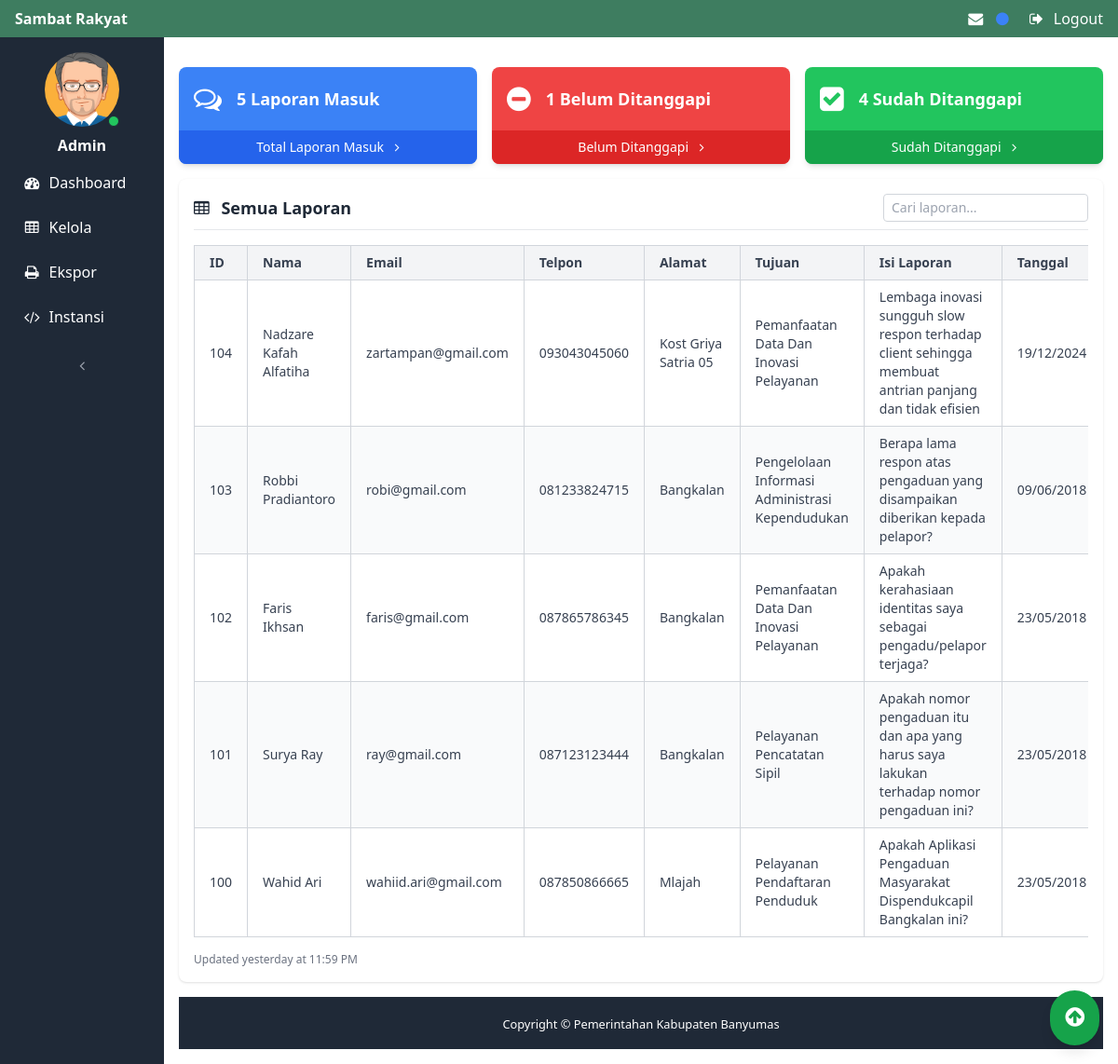
Page /admin/index.php on the earlier database version.
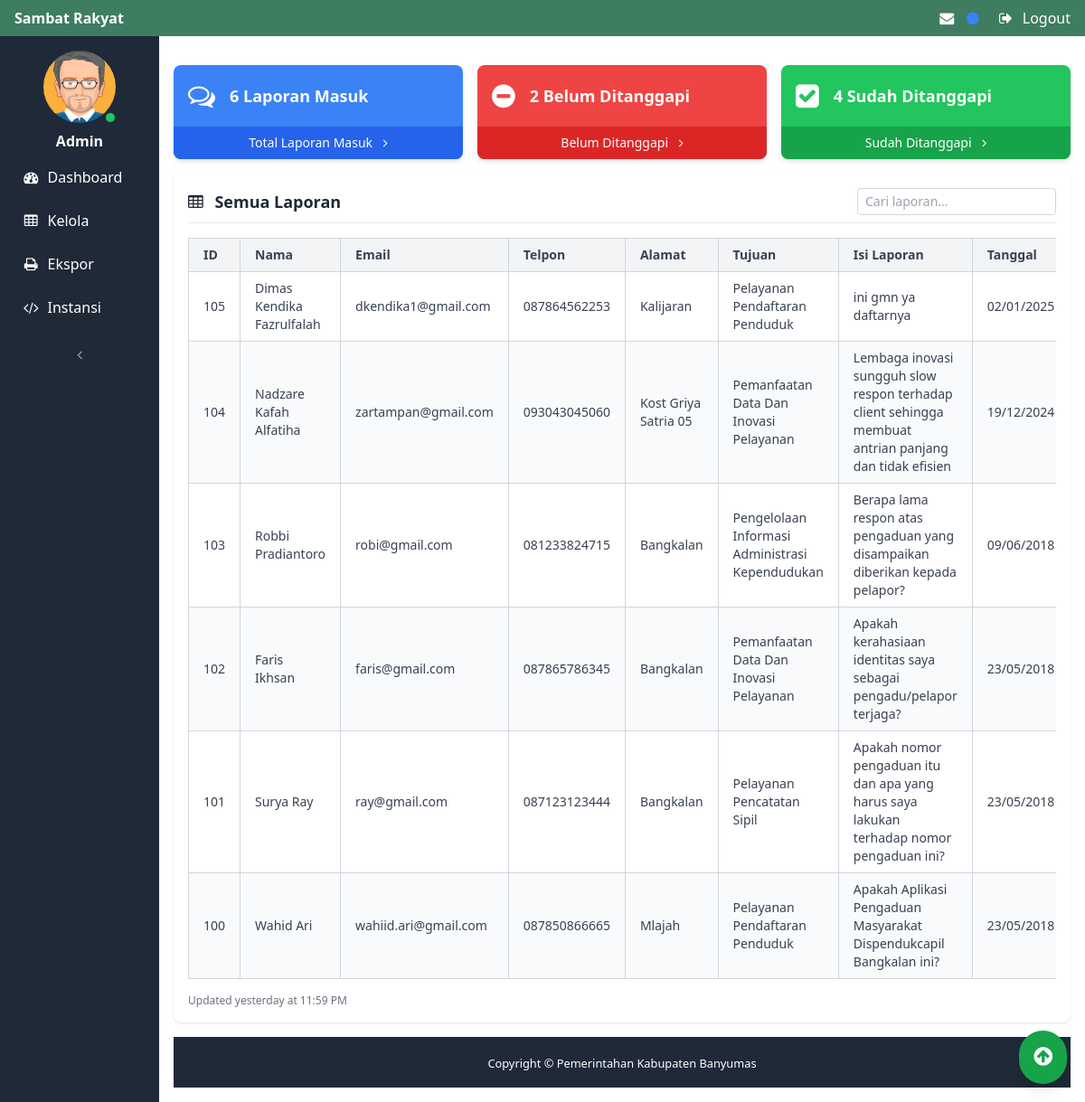
Same page on the later database version.
### tables this page shows
CREATE TABLE `laporan` (
  `id` int(11) NOT NULL,
  `nama` varchar(64) NOT NULL,
  `email` varchar(64) NOT NULL,
  `telpon` varchar(12) NOT NULL,
  `alamat` varchar(256) NOT NULL,
  `tujuan` int(11) NOT NULL,
  `isi` varchar(2048) NOT NULL,
  `tanggal` timestamp NOT NULL DEFAULT current_timestamp() ON UPDATE current_timestamp(),
  `status` varchar(12) NOT NULL,
  `upvotes` int(11) DEFAULT 0,
  `downvotes` int(11) DEFAULT 0
);

CREATE TABLE `divisi` (
  `id_divisi` int(11) NOT NULL,
  `nama_divisi` varchar(64) NOT NULL
);

### admin/index.php (the view, shortened to what this page needs)
<?php
    include '../koneksi.php';
    global $total_laporan_masuk, $total_laporan_menunggu, $total_laporan_ditanggapi;
        foreach($conn->query("SELECT COUNT(*) FROM laporan") as $row) {
            $total_laporan_masuk = $row['COUNT(*)'];
        }
        foreach($conn->query("SELECT COUNT(*) FROM laporan WHERE status = \"Ditanggapi\"") as $row) {
            $total_laporan_ditanggapi = $row['COUNT(*)'];
        }
        foreach($conn->query("SELECT COUNT(*) FROM laporan WHERE status = \"Menunggu\"") as $row) {
            $total_laporan_menunggu = $row['COUNT(*)'];
        }
 ?>
<!DOCTYPE html>
<html lang="en">
<head>
    <link href="vendor/font-awesome/css/font-awesome.min.css" rel="stylesheet" type="text/css">
    <link rel="stylesheet" href="../css/output.css">
    <script src="https://cdn.tailwindcss.com"></script>
</head>
<body class="" id="page-top">
        <nav class="flex justify-between bg-[#3E7D60] px-4 py-2">
    <div>
        <a href="index" class="text-white font-bold">Sambat Rakyat</a>
    </div>
    <div>
    <ul class="flex items-center space-x-4">
    <li class="relative">
        <button
            class="flex items-center text-white focus:outline-none"
            id="messagesDropdownToggle"
            onclick="toggleDropdown('messagesDropdownContent')"
        >
            <i class="fa fa-fw fa-envelope"></i>
            <span class="hidden lg:block ml-2">
                <i class="fa fa-fw fa-circle text-blue-500"></i>
            </span>
        </button>
    </li>
    <li>
        <a
            href="#"
            class="text-white flex items-center"
            data-toggle="modal"
            data-target="#exampleModal"
        >
            <i class="fa fa-fw fa-sign-out"></i>
            <span class="ml-2">Logout</span>
        </a>
    </li>
</ul>
    </div>
</nav>
    <div class="flex h-auto">
    <div class="w-64 h-auto bg-gray-800 text-white" id="navbarResponsive">
    <ul class="flex flex-col space-y-2 p-4">
        <li class="sidebar-profile">
            <div class="flex flex-col items-center text-center">
                <div class="relative">
                    <img alt="profile" src="images/avatar1.png" class="w-20 h-20 rounded-full">
                    <span class="absolute bottom-0 right-0 w-3 h-3 bg-green-500 rounded-full border border-gray-800"></span>
                </div>
                <div class="mt-2">
                    <span class="font-semibold">Admin</span><br>
                </div>
            </div>
        </li>
        <li>
            <a href="index" class="flex items-center p-2 space-x-2 rounded hover:bg-gray-700">
                <i class="fa fa-fw fa-dashboard"></i>
                <span>Dashboard</span>
            </a>
        </li>
        <li>
            <a href="tables" class="flex items-center p-2 space-x-2 rounded hover:bg-gray-700">
                <i class="fa fa-fw fa-table"></i>
                <span>Kelola</span>
            </a>
        </li>
        <li>
            <a href="export" class="flex items-center p-2 space-x-2 rounded hover:bg-gray-700">
                <i class="fa fa-fw fa-print"></i>
                <span>Ekspor</span>
            </a>
        </li>
        <li>
            <a href="addinstansi" class="flex items-center p-2 space-x-2 rounded hover:bg-gray-700">
                <i class="fa fa-fw fa-code"></i>
                <span>Instansi</span>
            </a>
        </li>
    </ul>
    <div class="mt-auto">
        <a href="#" class="flex justify-center p-2 text-gray-400 hover:text-white" id="sidenavToggler">
            <i class="fa fa-fw fa-angle-left"></i>
        </a>
    </div>
</div>
<div class="container mx-auto p-4">
    <div class="grid grid-cols-1 sm:grid-cols-2 lg:grid-cols-3 gap-4 my-4">
        <div class="bg-blue-500 text-white rounded-lg shadow-md overflow-hidden">
            <div class="p-4 flex items-center space-x-4">
                <div>
                    <i class="fa fa-comments-o text-3xl"></i>
                </div>
                <div>
                    <p class="text-lg font-bold"><?php echo $total_laporan_masuk; ?> Laporan Masuk</p>
                </div>
            </div>
            <a href="tables" class="block bg-blue-600 hover:bg-blue-700 text-white text-sm text-center py-2">
                Total Laporan Masuk <i class="fa fa-angle-right ml-2"></i>
            </a>
        </div>
        <div class="bg-red-500 text-white rounded-lg shadow-md overflow-hidden">
            <div class="p-4 flex items-center space-x-4">
                <div>
                    <i class="fa fa-minus-circle text-3xl"></i>
                </div>
                <div>
                    <p class="text-lg font-bold"><?php echo $total_laporan_menunggu; ?> Belum Ditanggapi</p>
                </div>
            </div>
            <a href="#" class="block bg-red-600 hover:bg-red-700 text-white text-sm text-center py-2">
                Belum Ditanggapi <i class="fa fa-angle-right ml-2"></i>
            </a>
        </div>
        <div class="bg-green-500 text-white rounded-lg shadow-md overflow-hidden">
            <div class="p-4 flex items-center space-x-4">
                <div>
                    <i class="fa fa-check-square text-3xl"></i>
                </div>
                <div>
                    <p class="text-lg font-bold"><?php echo $total_laporan_ditanggapi; ?> Sudah Ditanggapi</p>
                </div>
            </div>
            <a href="#" class="block bg-green-600 hover:bg-green-700 text-white text-sm text-center py-2">
                Sudah Ditanggapi <i class="fa fa-angle-right ml-2"></i>
            </a>
        </div>
    </div>
    <div class="bg-white shadow rounded-lg p-4 mb-4">
    <div class="flex items-center justify-between border-b pb-2 mb-4">
        <h2 class="text-lg font-semibold text-gray-800">
            <i class="fa fa-table mr-2"></i> Semua Laporan
        </h2>
        <div>
            <input type="text" id="searchInput" placeholder="Cari laporan..." class="border border-gray-300 rounded px-2 py-1 text-sm focus:ring focus:ring-blue-300">
        </div>
    </div>
    <div class="overflow-x-auto">
        <table id="reportTable" class="min-w-full border-collapse border border-gray-300 text-sm text-gray-700">
            <thead class="bg-gray-100">
                <tr>
                    <th class="border border-gray-300 px-4 py-2 text-left cursor-pointer" onclick="sortTable(5)">ID</th>
                    <th class="border border-gray-300 px-4 py-2 text-left cursor-pointer" onclick="sortTable(0)">Nama</th>
                    <th class="border border-gray-300 px-4 py-2 text-left cursor-pointer" onclick="sortTable(1)">Email</th>
                    <th class="border border-gray-300 px-4 py-2 text-left cursor-pointer" onclick="sortTable(2)">Telpon</th>
                    <th class="border border-gray-300 px-4 py-2 text-left cursor-pointer" onclick="sortTable(3)">Alamat</th>
                    <th class="border border-gray-300 px-4 py-2 text-left cursor-pointer" onclick="sortTable(4)">Tujuan</th>
                    <th class="border border-gray-300 px-4 py-2 text-left">Isi Laporan</th>
                    <th class="border border-gray-300 px-4 py-2 text-left cursor-pointer" onclick="sortTable(6)">Tanggal</th>
                </tr>
            </thead>
            <tbody id="tableBody">
                <?php
                    $statement = $conn->query("SELECT * FROM laporan JOIN divisi ON laporan.tujuan = divisi.id_divisi ORDER BY laporan.id DESC");
                foreach ($statement as $key) {
                    $mysqldate = $key['tanggal'];
                    $phpdate = strtotime($mysqldate);
                    $tanggal = date('d/m/Y', $phpdate);
                ?>
                    <tr class="odd:bg-white even:bg-gray-50">
                        <td class="border border-gray-300 px-4 py-2"><?php echo $key['id']; ?></td>
                        <td class="border border-gray-300 px-4 py-2"><?php echo $key['nama']; ?></td>
                        <td class="border border-gray-300 px-4 py-2"><?php echo $key['email']; ?></td>
                        <td class="border border-gray-300 px-4 py-2"><?php echo $key['telpon']; ?></td>
                        <td class="border border-gray-300 px-4 py-2"><?php echo $key['alamat']; ?></td>
                        <td class="border border-gray-300 px-4 py-2"><?php echo $key['nama_divisi']; ?></td>
                        <td class="border border-gray-300 px-4 py-2"><?php echo $key['isi']; ?></td>
                        <td class="border border-gray-300 px-4 py-2"><?php echo $tanggal; ?></td>
                    </tr>
                <?php
                }
                ?>
            </tbody>
        </table>
    </div>
    <div class="mt-4 text-gray-500 text-xs">
        Updated yesterday at 11:59 PM
    </div>
</div>
        <footer class="bg-gray-800 text-white py-4">
    <div class="container mx-auto text-center">
        <small>Copyright © Pemerintahan Kabupaten Banyumas</small>
    </div>
</footer>
<a
    id="top"
    href="#"
    onclick="topFunction()"
    class="fixed bottom-5 right-5 bg-green-600 text-white p-4 rounded-full shadow-lg hover:bg-green-700 hover:scale-110 transition-all duration-300"
    title="Back to Top"
>
    <i class="fa fa-arrow-circle-up text-[24px]"></i>
</a>
    </div>
</body>
</html>

Differences in the rows shown:
added laporan: id "105", nama "Dimas Kendika Fazrulfalah", email "dkendika1@gmail.com", telpon "087864562253", alamat "Kalijaran", tujuan.nama_divisi "Pelayanan Pendaftaran Penduduk", isi "ini gmn ya daftarnya", tanggal "02/01/2025"
Other differences:
$total_laporan_masuk: "5" → "6"
$total_laporan_menunggu: "1" → "2"
